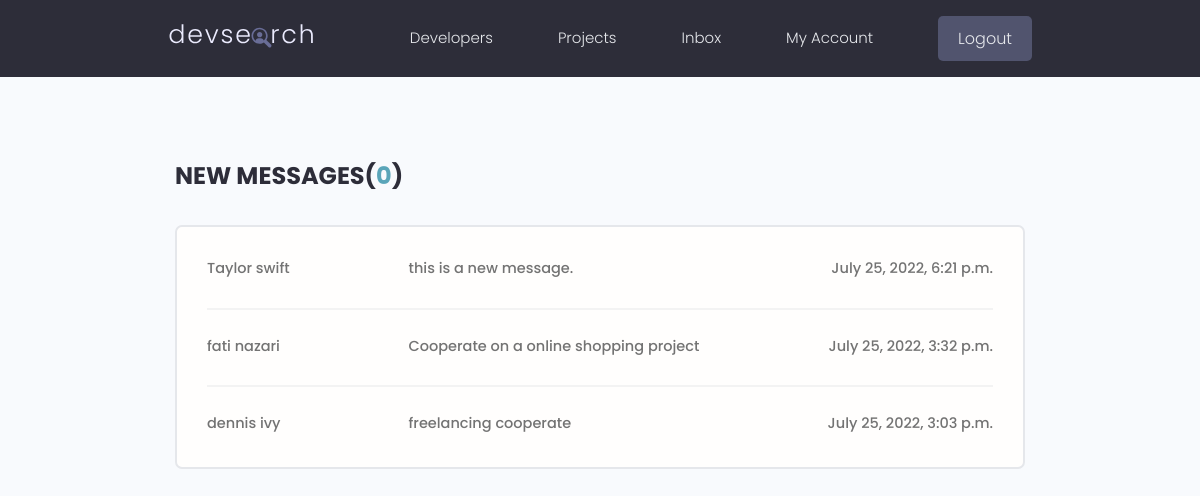
Page /inbox/ (signed in) on the earlier database version.
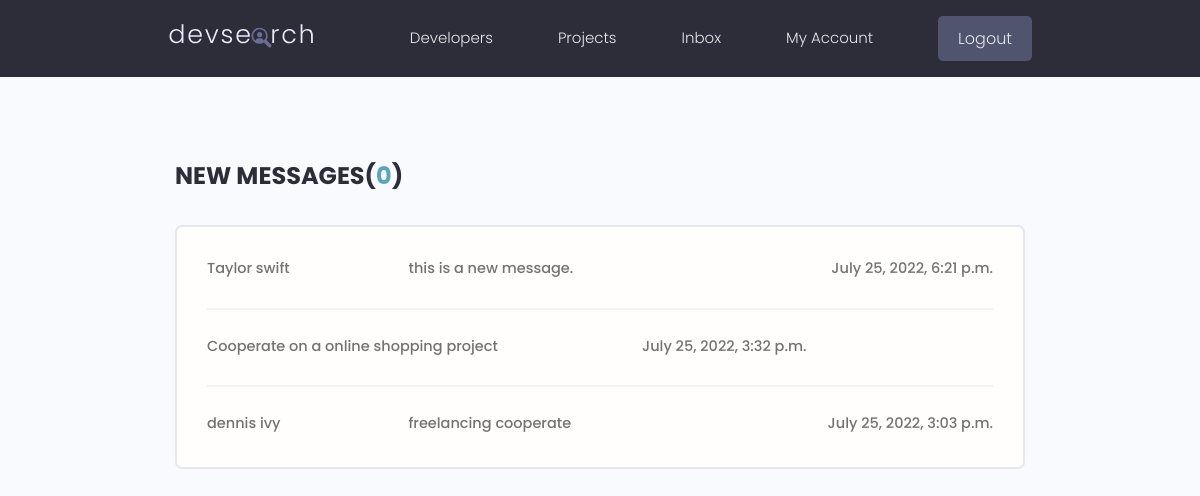
Same page on the later database version.
### users/models.py (models this page shows, shortened)
class Message(models.Model):
    sender = models.ForeignKey(Profile, on_delete=models.SET_NULL, null=True, blank=True)
    recipient = models.ForeignKey(Profile, on_delete=models.SET_NULL, null=True, blank=False, related_name='messages')
    name = models.CharField(max_length=200, null=True, blank=True)
    email = models.EmailField(max_length=250, null=True, blank=True)
    subject = models.CharField(max_length=500, null=True, blank=True)
    body = models.TextField(blank=False, null=False)
    is_read = models.BooleanField(default=False, null=True)
    created = models.DateTimeField(auto_now_add=True)
    id = models.UUIDField(default=uuid.uuid4, unique=True, editable=False, primary_key=True)
    class Meta:
        ordering = ['is_read', '-created']

class Profile(models.Model):
    user = models.OneToOneField(User, on_delete=models.CASCADE, null=True, blank=True)
    name = models.CharField(max_length=250, null=True, blank=True)
    username = models.CharField(max_length=250, null=True, blank=True)
    email = models.EmailField(max_length=500, blank=True, null=True)
    short_intro = models.CharField(max_length=200, blank=True, null=True)
    bio = models.TextField(blank=True, null=True)
    location = models.CharField(max_length=200, blank=True, null=True)
    profile_image = models.ImageField(blank=True, null=True, upload_to='profiles/',
                         default='profiles/user-default.png')
    social_github = models.CharField(max_length=500, blank=True, null=True)
    social_linkedin = models.CharField(max_length=500, blank=True, null=True)
    social_website = models.CharField(max_length=500, blank=True, null=True)
    social_twitter = models.CharField(max_length=500, blank=True, null=True)
    created = models.DateTimeField(auto_now_add=True)
    id = models.UUIDField(default=uuid.uuid4, unique=True, editable=False, primary_key=True)

### users/views.py (the view)
# urls.py: path('inbox/', views.inbox_view, name='inbox'),
@login_required(login_url='login')
def inbox_view(request):
    profile = request.user.profile
    read_messages = profile.messages.exclude(is_read=False)
    unread_messages = profile.messages.filter(is_read=False)
    unread_messages_count = unread_messages.count()
    context = {
        'read_messages' : read_messages,
        'unread_messages' : unread_messages,
        'unread_messages_count' : unread_messages_count
    }
    return render(request, 'users/inbox.html', context)

### users/templates/users/inbox.html (shortened to what this page needs)
{% extends 'main.html' %}
{% block content %}
  <main class="inbox my-xl">
    <div class="content-box">
      <h3 class="inbox__title">New Messages(<span>{{ unread_messages_count }}</span>)</h3>
      <ul class="messages">
        {% for r_message in read_messages %}
            <li class="message">
              <a href="{% url 'message' r_message.pk %}">
                  {% if r_message.sender %}
                    <span class="message__author">{{ r_message.sender.name }}</span>
                  {% elif r_message.name is not None %}
                    <span class="message__author">{{ r_message.name }}</span>
                  {% endif %}
                <span class="message__subject">{{ r_message.subject }}</span>
                <span class="message__date">{{ r_message.created }}</span>
              </a>
            </li>
        {% endfor %}
      </ul>
    </div>
  </main>
{% endblock %}

Differences in the rows shown:
changed Message "Cooperate on a online shopping project": sender.name "fati nazari" → (not shown)
